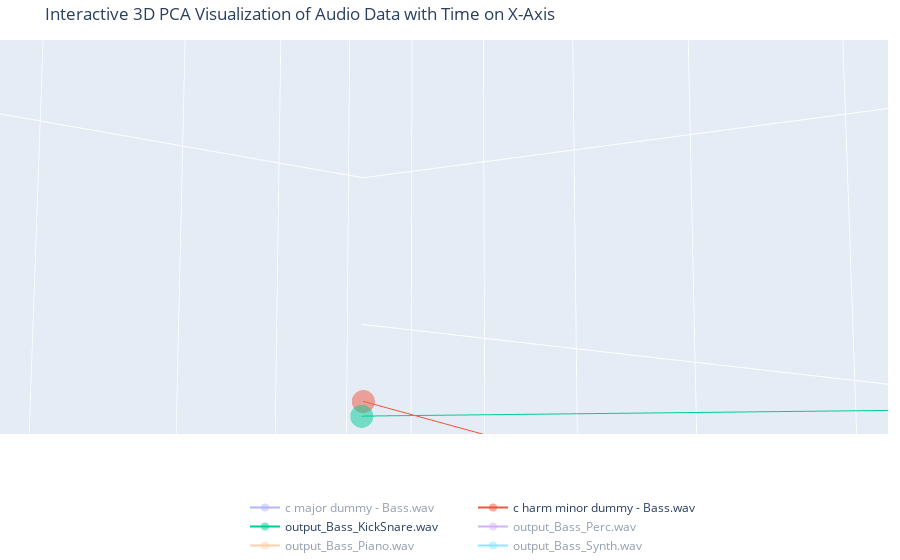

Notebook source saved alongside this figure:
### Code cell
plot_pca(song_list)

### Figure 1 — Plotly figure (JSON) as saved in the notebook; plotly's stock layout.template omitted (floating-point values rounded to 4 significant figures)
{"data": [{"line": {"width": 2}, "marker": {"opacity": 0.5, "size": 8}, "mode": "markers+lines", "name": "c major dummy - Bass.wav", "type": "scatter3d", "visible": "legendonly", "x": [0, 1, 2, 3, 4, 5, 6, 7, 8], "y": [-672.8, -906.2, -1329.0, -757.5, -274.2, -1089.0, -1183.0, -1033.0, 1151.0], "z": [-886.0, -101.2, 1045.0, -545.4, -1031.0, -441.4, 304.8, 724.7, 6200.0]}, {"line": {"width": 2}, "marker": {"opacity": 0.5, "size": 8}, "mode": "markers+lines", "name": "c harm minor dummy - Bass.wav", "type": "scatter3d", "x": [0, 1, 2, 3, 4, 5, 6, 7, 8], "y": [-648.8, -899.7, -821.6, -992.3, -706.8, -863.2, -479.1, -1578.0, 6535.0], "z": [637.9, -4.675, 805.9, -1344.0, -420.2, -486.2, -1122.0, -658.7, -728.3]}, {"line": {"width": 2}, "marker": {"opacity": 0.5, "size": 8}, "mode": "markers+lines", "name": "output_Bass_KickSnare.wav", "type": "scatter3d", "visible": true, "x": [0, 1, 2, 3, 4, 5, 6, 7, 8], "y": [-746.4, -285.1, -599.2, 302.7, -550.0, -366.8, -366.5, -58.47, 6560.0], "z": [-4.093, 607.8, 165.2, -209.5, -750.2, -672.9, -850.0, -359.8, -775.7]}, {"line": {"width": 2}, "marker": {"opacity": 0.5, "size": 8}, "mode": "markers+lines", "name": "output_Bass_Perc.wav", "type": "scatter3d", "visible": "legendonly", "x": [0, 1, 2, 3, 4, 5, 6, 7, 8], "y": [-679.7, -911.7, -976.5, -1005.0, -169.9, -455.5, -614.4, -1116.0, 6500.0], "z": [950.9, -757.7, 653.1, -793.2, 86.88, -1028.0, -563.9, 30.56, -924.1]}, {"line": {"width": 2}, "marker": {"opacity": 0.5, "size": 8}, "mode": "markers+lines", "name": "output_Bass_Piano.wav", "type": "scatter3d", "visible": "legendonly", "x": [0, 1, 2, 3, 4, 5, 6, 7, 8], "y": [-421.2, 9.799, 62.93, 119.2, -176.3, -599.7, -196.3, -1676.0, 6532.0], "z": [-303.6, -526.4, 484.7, 65.46, 456.8, -473.6, 155.6, -922.8, -951.3]}, {"line": {"width": 2}, "marker": {"opacity": 0.5, "size": 8}, "mode": "markers+lines", "name": "output_Bass_Synth.wav", "type": "scatter3d", "visible": "legendonly", "x": [0, 1, 2, 3, 4, 5, 6, 7, 8], "y": [161.0, -397.9, -602.3, -212.9, -398.4, -678.7, 42.94, -933.0, 1451.0], "z": [-101.1, 347.0, 864.5, -722.6, -525.5, -746.7, 397.2, -396.9, 6144.0]}], "layout": {"autosize": true, "legend": {"orientation": "h", "x": 0.5, "y": -0.15}, "margin": {"b": 0, "l": 0, "r": 0, "t": 40}, "scene": {"aspectmode": "auto", "aspectratio": {"x": 1, "y": 1, "z": 1}, "camera": {"center": {"x": 0, "y": 0, "z": 0}, "eye": {"x": -0.01169, "y": -0.008209, "z": -0.0005874}, "projection": {"type": "perspective"}, "up": {"x": 0, "y": 0, "z": 1}}, "domain": {"x": [0, 1], "y": [0, 1]}, "xaxis": {"title": {"text": "Time Step"}, "type": "linear"}, "yaxis": {"title": {"text": "PCA Component 1"}, "type": "linear"}, "zaxis": {"title": {"text": "PCA Component 2"}, "type": "linear"}}, "title": {"text": "Interactive 3D PCA Visualization of Audio Data with Time on X-Axis"}}}
